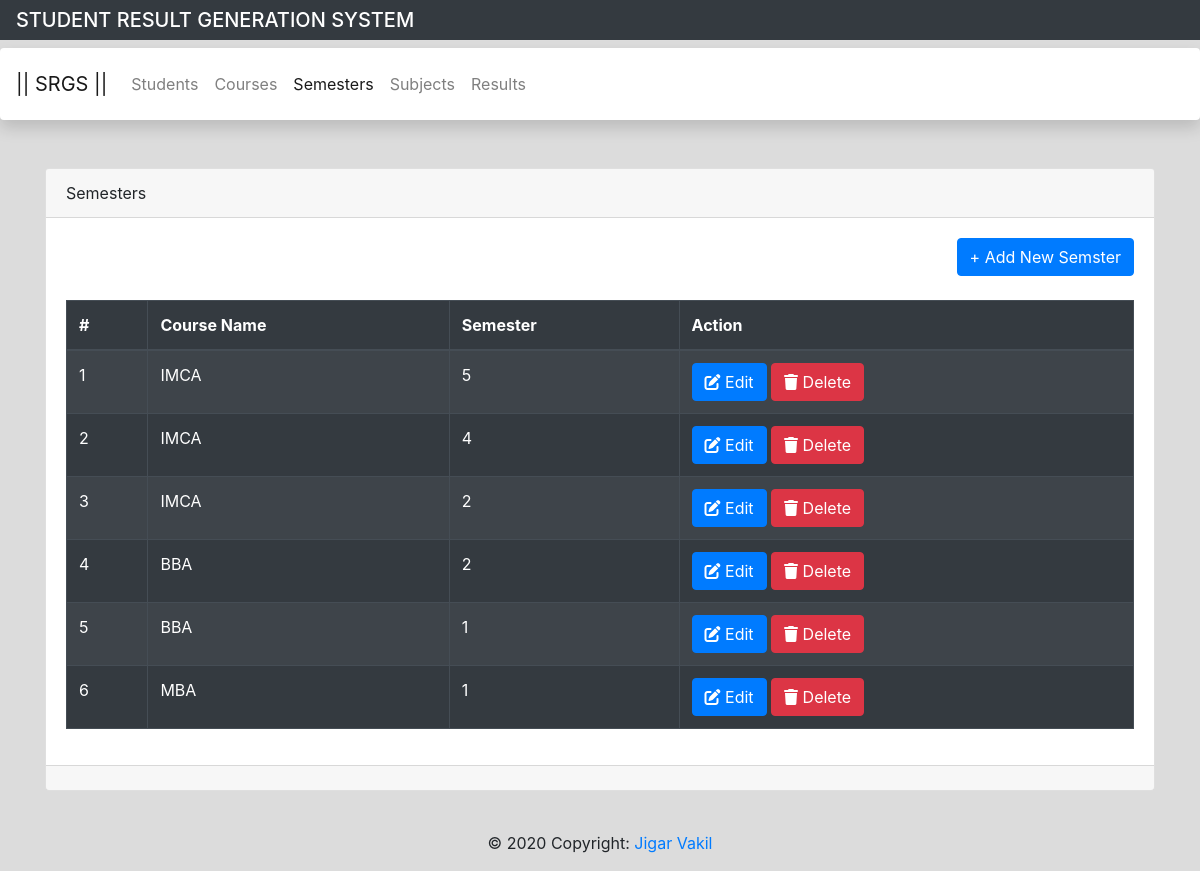
Page /semester.php on the committed database.
### tables this page shows
CREATE TABLE `tbl_sem` (
  `nm_semid` int(11) NOT NULL,
  `nm_courseid` int(11) NOT NULL,
  `nm_sem` int(11) NOT NULL
);

CREATE TABLE `tbl_course` (
  `nm_courseid` int(11) NOT NULL,
  `sz_coursename` varchar(30) NOT NULL
);

### semester.php (the view, shortened to what this page needs)
<?php
    include("include/connection.php");
?>
<!doctype html>
<html lang="en">
<head>
    <link rel="stylesheet" href="https://stackpath.bootstrapcdn.com/bootstrap/4.3.1/css/bootstrap.min.css"
>
</head>
<body style="background-color:gainsboro">
    <?php include('include/header.php') ?>
    <div class="container">
        <div class="card">
            <div class="card-header">Semesters</div>
            <div class="card-body">
                <div class="row">
                    <div class="col-md-12" align="right">
                        <button type="button" class="btn btn-primary" data-toggle="modal" data-target="#myModal">
                            + Add New Semster
                        </button>
                        <br>
                        <br>
                        <table class="table table-dark table-striped" border="1">
                            <thead>
                                <tr>
                                    <th>#</th>
                                    <th>Course Name</th>
                                    <th>Semester</th>
                                    <th>Action</th>
                                </tr>
                            </thead>
                            <tbody>
                                <?php
                                    $i=1;
                                    $sql="select * from tbl_sem as s join tbl_course as c on c.nm_courseid=s.nm_courseid ";
                                    $res=mysqli_query($con,$sql);
                                    while($r=mysqli_fetch_assoc($res))
                                    {
                                ?>
                                <tr>
                                    <td><?= $i++ ?></td>
                                    <td><?= strtoupper($r['sz_coursename']) ?></td>
                                    <td><?= strtoupper($r['nm_sem']) ?></td>
                                    <td>
                                        <button type="button" class="btn btn-primary cup"
                                            data-sem="<?= $r['nm_sem'] ?>"
                                            data-sid="<?= $r['nm_semid'] ?>" data-cid="<?= $r['nm_courseid'] ?>" data-toggle="modal"
                                            data-target="#upModal">
                                            <i class="fas fa-edit"></i> Edit
                                        </button>
                                        <a href="semester.php?del=<?= $r['nm_semid'] ?>" class="btn btn-danger"><i
                                                class="fas fa-trash"></i> Delete</a>
                                    </td>
                                </tr>
                                <?php
                                    }
                                ?>
                            </tbody>
                        </table>
                    </div>
                </div>
            </div>
            <div class="card-footer">
            </div>
        </div>
    </div>
    <?php include("include/footer.php"); ?>
</body>
</html>

### include/header.php (shortened to what this page needs)
<?php
    $page=basename($_SERVER['PHP_SELF']);
?>
<h3 align="center" class="navbar navbar-expand-md navbar-dark bg-dark" style="color:white;font-size:20px" >STUDENT RESULT GENERATION SYSTEM </h3>
<header>
        <nav class="shadow p-3 mb-5 bg-white rounded navbar navbar-expand-md navbar-light bg-light">
            <a href="#" class="navbar-brand">|| SRGS ||</a>
            <div class="collapse navbar-collapse justify-content-between" id="navbarCollapse">
                <div class="navbar-nav">
                    <a href="student.php" class="nav-item nav-link <?php if($page=="student.php") echo "active disabled"; ?>">Students</a>
                    <a href="course.php" class="nav-item nav-link <?php if($page=="course.php") echo "active disabled"; ?>" >Courses</a>
                    <a href="semester.php" class="nav-item nav-link <?php if($page=="semester.php") echo "active disabled"; ?>" >Semesters</a>
                    <a href="subject.php" class="nav-item nav-link <?php if($page=="subject.php") echo "active disabled"; ?>">Subjects</a>
                    <a href="result.php" class="nav-item nav-link <?php if($page=="result.php") echo "active disabled"; ?>">Results</a>
                </div>
            </div>
        </nav>
    </header>

### include/footer.php
 <footer class="page-footer font-small stylish-color-dark pt-4">
<div class="footer-copyright text-center py-3">© 2020 Copyright:
    <a href="https://github.com/jigarvakil" target="_blank"> Jigar Vakil</a>
</div>
</footer>

### rows in the picture
tbl_sem: nm_courseid.sz_coursename "IMCA", nm_sem "5"
tbl_sem: nm_courseid.sz_coursename "IMCA", nm_sem "4"
tbl_sem: nm_courseid.sz_coursename "IMCA", nm_sem "2"
tbl_sem: nm_courseid.sz_coursename "BBA", nm_sem "2"
tbl_sem: nm_courseid.sz_coursename "BBA", nm_sem "1"
tbl_sem: nm_courseid.sz_coursename "MBA", nm_sem "1"
